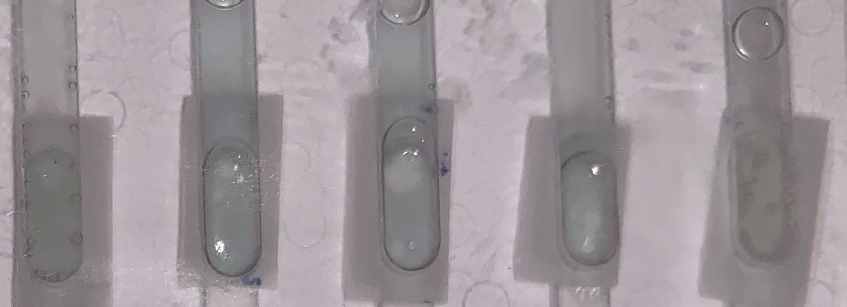
#> input picture images/20H_10000Z.jpeg, 847 x 307 px
$ python v.py
#> lines starting #> are read from the running program, lines starting #| are printed output that depends on the picture
import cv2
import numpy as np
import matplotlib.pyplot as plt

'''
image selection
'''
image = cv2.imread('images/20H_10000Z.jpeg') # :Workplace relative path
#> image is the input picture: shape (307, 847, 3); mean B, G, R 153.4, 148.8, 156.6

'''
image processing variables
'''
# read images via the image path (Important: Only use the pah of your current device and comment the other out!)
image = cv2.cvtColor(image,cv2.COLOR_BGR2RGB) #convert to rgb just to be safe later on
image_copy = np.copy(image) #copying the image so we dont alter the original
image_copy_HSV = cv2.cvtColor(image_copy, cv2.COLOR_RGB2HSV) #create a copy to test hsv
#> image_copy_HSV: shape (307, 847, 3); mean H, S, V 150.6, 13.1, 156.9

'''
Edge detection specific variables
'''
low_threshold = 100
high_threshold = 150
image_edges = cv2.Canny(image_copy, low_threshold, high_threshold, None, 3)
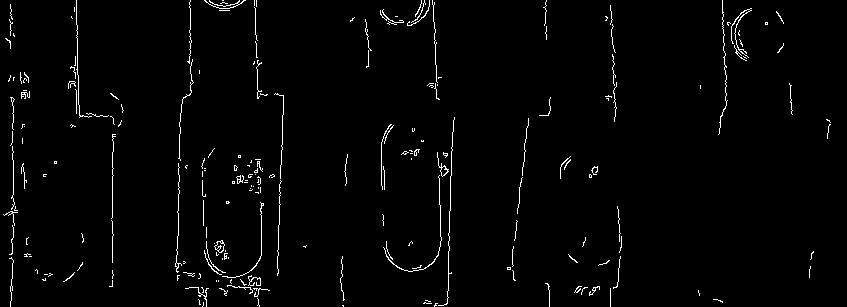
#> image_edges: shape (307, 847); 1.9% white in thin lines or dots


$ run again, with images/0H_10000Z.jpeg copied over images/20H_10000Z.jpeg
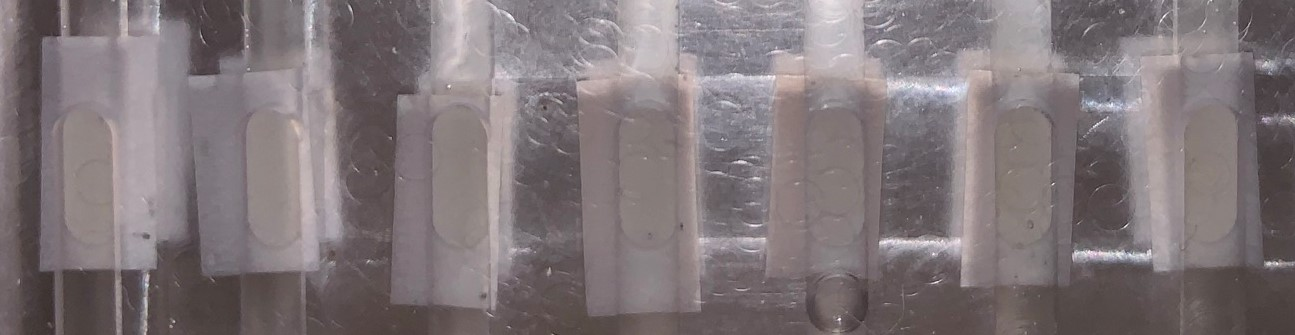
#> input picture images/0H_10000Z.jpeg, 1295 x 335 px
#> image is the input picture: shape (335, 1295, 3); mean B, G, R 120.5, 117.6, 127.4
#> image_copy_HSV: shape (335, 1295, 3); mean H, S, V 118.8, 22.7, 127.8
#> `image_edges = cv2.Canny(image_copy, low_threshold, high_threshold, Non..`:
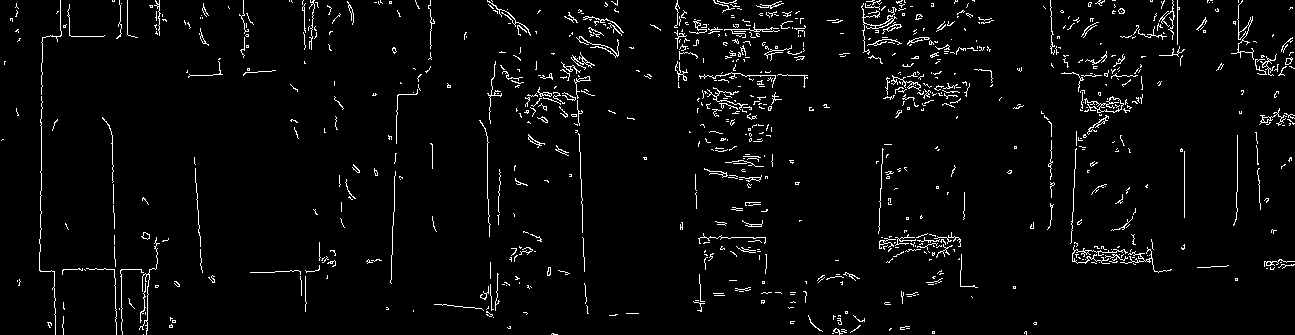
#> image_edges: shape (335, 1295); 3.3% white in thin lines or dots
